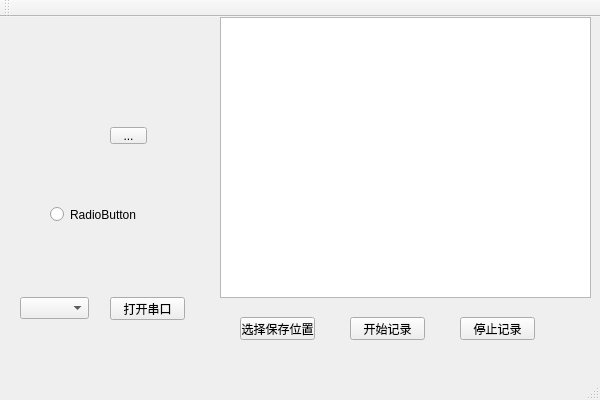
<?xml version="1.0" encoding="UTF-8"?>
<ui version="4.0">
 <class>serialClass</class>
 <widget class="QMainWindow" name="serialClass">
  <property name="geometry">
   <rect>
    <x>0</x>
    <y>0</y>
    <width>600</width>
    <height>400</height>
   </rect>
  </property>
  <property name="windowTitle">
   <string>serial</string>
  </property>
  <widget class="QWidget" name="centralWidget">
   <widget class="QPushButton" name="openSerialButton">
    <property name="geometry">
     <rect>
      <x>110</x>
      <y>280</y>
      <width>75</width>
      <height>23</height>
     </rect>
    </property>
    <property name="text">
     <string>打开串口</string>
    </property>
   </widget>
   <widget class="QToolButton" name="toolButton">
    <property name="geometry">
     <rect>
      <x>110</x>
      <y>110</y>
      <width>37</width>
      <height>17</height>
     </rect>
    </property>
    <property name="text">
     <string>...</string>
    </property>
   </widget>
   <widget class="QRadioButton" name="radioButton">
    <property name="geometry">
     <rect>
      <x>50</x>
      <y>190</y>
      <width>89</width>
      <height>15</height>
     </rect>
    </property>
    <property name="text">
     <string>RadioButton</string>
    </property>
   </widget>
   <widget class="QComboBox" name="serialComboBox">
    <property name="geometry">
     <rect>
      <x>20</x>
      <y>280</y>
      <width>69</width>
      <height>22</height>
     </rect>
    </property>
   </widget>
   <widget class="QPushButton" name="startButton">
    <property name="geometry">
     <rect>
      <x>350</x>
      <y>300</y>
      <width>75</width>
      <height>23</height>
     </rect>
    </property>
    <property name="text">
     <string>开始记录</string>
    </property>
   </widget>
   <widget class="QTextEdit" name="serialText">
    <property name="geometry">
     <rect>
      <x>220</x>
      <y>0</y>
      <width>371</width>
      <height>281</height>
     </rect>
    </property>
    <property name="readOnly">
     <bool>false</bool>
    </property>
   </widget>
   <widget class="QPushButton" name="locationButton">
    <property name="geometry">
     <rect>
      <x>240</x>
      <y>300</y>
      <width>75</width>
      <height>23</height>
     </rect>
    </property>
    <property name="text">
     <string>选择保存位置</string>
    </property>
   </widget>
   <widget class="QPushButton" name="stopButton">
    <property name="geometry">
     <rect>
      <x>460</x>
      <y>300</y>
      <width>75</width>
      <height>23</height>
     </rect>
    </property>
    <property name="text">
     <string>停止记录</string>
    </property>
   </widget>
  </widget>
  <widget class="QMenuBar" name="menuBar">
   <property name="geometry">
    <rect>
     <x>0</x>
     <y>0</y>
     <width>600</width>
     <height>26</height>
    </rect>
   </property>
  </widget>
  <widget class="QToolBar" name="mainToolBar">
   <attribute name="toolBarArea">
    <enum>TopToolBarArea</enum>
   </attribute>
   <attribute name="toolBarBreak">
    <bool>false</bool>
   </attribute>
  </widget>
  <widget class="QStatusBar" name="statusBar"/>
 </widget>
 <layoutdefault spacing="6" margin="11"/>
 <resources>
  <include location="serial.qrc"/>
 </resources>
 <connections/>
</ui>
